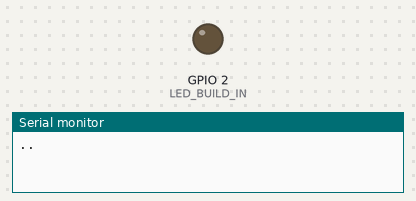
Bench run of a sketch on a simulated ESP8266 (NodeMCU). On the bench: output pins drawn as LEDs (lit = HIGH), the last lines printed to the serial monitor. WiFi joins after 1.5 s; servers stay silent unless stated; uploads are accepted with an empty reply. At 3.5 s the program puts the board to deep sleep or switches it off; the recording ends there.

Above: at 0.1 s.
At 2.3 s:
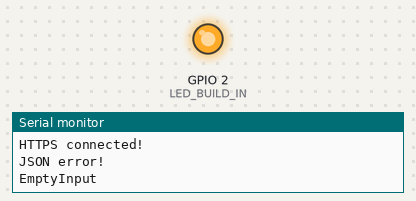
Timing chart, 0 to 3.5 s (numbered marks = the images above):
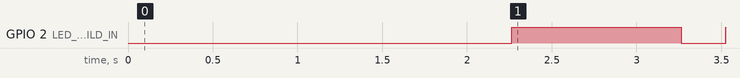

The sketch:

https-relay.ino
```cpp
// ESP_0A22F2


#include <ESP8266WiFi.h>
#include <WiFiClientSecure.h>
#include <ESP8266WebServer.h>
#include <ESP8266HTTPClient.h>
#include <ArduinoJson.h>

#define LED_BUILD_IN 2

const int SWITCH_ID = 1;

//const char *ssid = "AndroidAP";
//const char *password = "rdmo6545";
const char *ssid = "ZM1";
const char *password = "42147718";

const String HOST = "zetaemmesoft.com";
const int PORT = 443;

const int ITERATION_DELAY = 1000; // ms
const int MAX_ITERATION_NUMBER = 2;
const unsigned int SLEEP_TIME = 6e7; // 1 min

const char fingerprint[] PROGMEM = "25 E2 E5 DB 02 BD BF AE A5 25 C7 5B 76 79 1D 5A FB FB BA 99";

int iterationIndex = 0;
String token = "";
bool isTokenValid = false;
int msgQueue = 1;
int connectionTry = 10;
boolean error = false;

void setup() {

  pinMode(LED_BUILD_IN, OUTPUT);

  Serial.begin(115200);

  WiFi.mode(WIFI_OFF);
  WiFi.mode(WIFI_STA);
}

void loop() {

  Serial.println("..");

  if (WiFi.status() != WL_CONNECTED) {

    WiFi.begin(ssid, password);

    int r = 0;
    while (WiFi.status() != WL_CONNECTED && r < connectionTry) {
      delay(1000);
      r++;
    }

    if (r == connectionTry) {
      // WIFI --> GIALLO ON !!!!!!!!!!!!
      // WIFI --> ROSSO OFF !!!!!!!!!!!!
      Serial.println("WIFI error!");
    } else {
      // WIFI --> GIALLO OFF !!!!!!!!!!!!
      // WIFI --> ROSSO OFF !!!!!!!!!!!!
      Serial.println("WIFI connected!");
    }
  }

  if (WiFi.status() == WL_CONNECTED) {

    error = false;

    if (error == true) {
      // XXXXX --> GIALLO ON !!!!!!!!!!!!
      // XXXXX --> ROSSO ON !!!!!!!!!!!!
      Serial.println("XXXXX error!");
    }

    if (error == false) {
      // XXXXX --> GIALLO OFF !!!!!!!!!!!!
      // XXXXX --> ROSSO OFF !!!!!!!!!!!!
      Serial.println("XXXXX read ok!");

      digitalWrite(LED_BUILD_IN, LOW);

      WiFiClientSecure httpsClient;
      httpsClient.setFingerprint(fingerprint);
      httpsClient.setTimeout(15000);

      int r = 0;
      while ((!httpsClient.connect(HOST, PORT)) && (r < connectionTry)) {
        delay(1000);
        r++;
      }

      if (r == connectionTry) {
        // HTTP --> GIALLO OFF !!!!!!!!!!!!
        // HTTP --> ROSSO ON !!!!!!!!!!!!
        Serial.println("HTTPS error!");
      } else {
        // HTTP --> GIALLO OFF !!!!!!!!!!!!
        // HTTP --> ROSSO ON !!!!!!!!!!!!
        Serial.println("HTTPS connected!");

        if (isTokenValid) {
          if (msgQueue == 1) {
            httpsClient.print(makeGetSwitchMessage(SWITCH_ID));
            msgQueue = 1;
          }
        } else  {
          httpsClient.print(makeOAuthMessage());
        }

        while (httpsClient.connected()) {
          String line = httpsClient.readStringUntil('\n');
          if (line == "\r") {
            break;
          }
        }

        String response;
        String line;
        while (httpsClient.available()) {
          line = httpsClient.readStringUntil('\n');
          if (line.startsWith("{")) {
            response = line;
          }
        }

        StaticJsonDocument<600> doc;
        DeserializationError jsonError = deserializeJson(doc, response);

        if (jsonError) {
          // JSON --> GIALLO ON !!!!!!!!!!!!
          // JSON --> ROSSO ON !!!!!!!!!!!!
          Serial.println("JSON error!");
          Serial.println(jsonError.c_str());
        } else {
          // JSON --> GIALLO OFF !!!!!!!!!!!!
          // JSON --> ROSSO OFF !!!!!!!!!!!!
          Serial.println("JSON read ok!");

          String responseError = doc["error"];
          String accessToken = doc["access_token"];

          if (responseError.equals(String("invalid_token"))) {
            isTokenValid = false;
          }

          if (accessToken.length() == 345) {
            isTokenValid = true;
            token = accessToken;
          }

          String value = doc["value"];
          Serial.println("value: " + value);
        }

        digitalWrite(LED_BUILD_IN, HIGH);
      }
    }
  }

  iterationIndex = iterationIndex + 1;

  if (iterationIndex == MAX_ITERATION_NUMBER) {
    Serial.println("SLEEP!");
    ESP.deepSleep(SLEEP_TIME);
  }

  delay(ITERATION_DELAY);
}

// ********
String makeOAuthMessage() {

  String payload = "username=admin&password=zaqwsx&grant_type=password";
  unsigned int payloadLength = payload.length();

  String message = String("POST ") + "/auth/oauth/token" + " HTTP/1.1\r\n" +
                   "Host: " + HOST + "\r\n" +
                   "Content-Type: application/x-www-form-urlencoded" + "\r\n" +
                   "Authorization: Bearer " + token + "\r\n" +
                   "User-Agent: ESP8266/1.0" + "\r\n" +
                   "Accept: */*" + "\r\n" +
                   "Cache-Control: no-cache" + "\r\n" +
                   "Accept-Encoding: gzip, deflate" + "\r\n" +
                   "Content-Length: " + String(payloadLength) + "\r\n" +
                   "Connection: close\r\n\r\n" +
                   payload + "\r\n";

  return message;
}


String makeGetSwitchMessage(int id) {

  String message = String("GET ") + "/monitor/rest/switch/" + String(id) + "/get" + " HTTP/1.1\r\n" +
                   "Host: " + HOST + "\r\n" +
                   "Content-Type: application/json" + "\r\n" +
                   "Authorization: Bearer " + token + "\r\n" +
                   "User-Agent: ESP8266/1.0" + "\r\n" +
                   "Accept: */*" + "\r\n" +
                   "Cache-Control: no-cache" + "\r\n" +
                   "Accept-Encoding: gzip, deflate" + "\r\n" +
                   "Connection: close\r\n\r\n";

  Serial.println(message);

  return message;
}


String makePostSwitchMessage(int id, int value) {

  String payload = "{\"id\":" + String(id) + ",\"value\":" + String(value) + "}";
  unsigned int payloadLength = payload.length();

  String message = String("POST ") + "/monitor/rest/switch/set" + " HTTP/1.1\r\n" +
                   "Host: " + HOST + "\r\n" +
                   "Content-Type: application/json" + "\r\n" +
                   "Authorization: Bearer " + token + "\r\n" +
                   "User-Agent: ESP8266/1.0" + "\r\n" +
                   "Accept: */*" + "\r\n" +
                   "Cache-Control: no-cache" + "\r\n" +
                   "Accept-Encoding: gzip, deflate" + "\r\n" +
                   "Content-Length: " + String(payloadLength) + "\r\n" +
                   "Connection: close\r\n\r\n" +
                   payload + "\r\n";

  return message;
}
```

Measured:
- by itself, GPIO 2 (LED_BUILD_IN): LOW → HIGH at 2.3 s, → LOW 1.0 s later, → HIGH 0.26 s later
